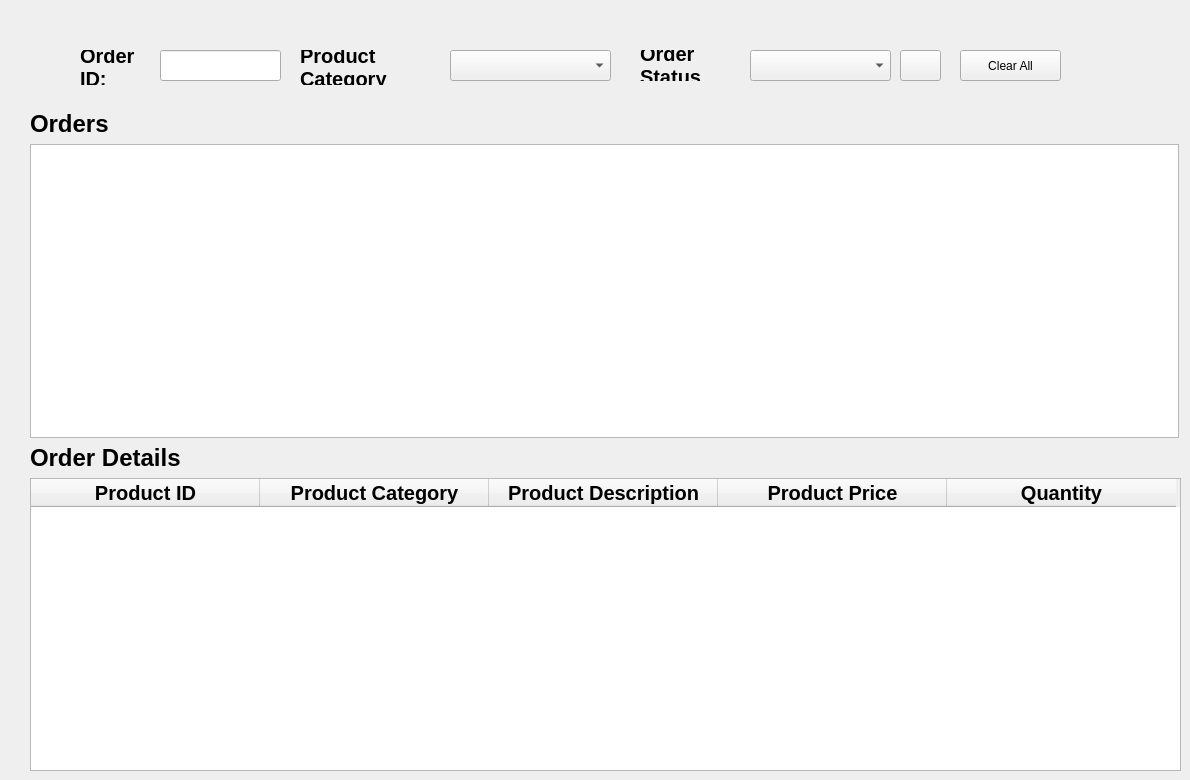
    <widget class="QWidget" name="StPageOrders_3">
     <widget class="QWidget" name="layoutWidget_28">
      <property name="geometry">
       <rect>
        <x>30</x>
        <y>110</y>
        <width>1151</width>
        <height>661</height>
       </rect>
      </property>
      <layout class="QVBoxLayout" name="verticalLayout_12">
       <item>
        <widget class="QLabel" name="label_26">
         <property name="font">
          <font>
           <pointsize>18</pointsize>
           <weight>75</weight>
           <bold>true</bold>
          </font>
         </property>
         <property name="text">
          <string>Orders</string>
         </property>
        </widget>
       </item>
       <item>
        <widget class="QTableWidget" name="tblPg1Orders_4">
         <property name="enabled">
          <bool>true</bool>
         </property>
         <property name="sizePolicy">
          <sizepolicy hsizetype="Expanding" vsizetype="Expanding">
           <horstretch>5</horstretch>
           <verstretch>0</verstretch>
          </sizepolicy>
         </property>
         <property name="minimumSize">
          <size>
           <width>0</width>
           <height>0</height>
          </size>
         </property>
         <property name="maximumSize">
          <size>
           <width>1149</width>
           <height>301</height>
          </size>
         </property>
         <property name="sizeIncrement">
          <size>
           <width>0</width>
           <height>0</height>
          </size>
         </property>
         <property name="baseSize">
          <size>
           <width>0</width>
           <height>0</height>
          </size>
         </property>
         <property name="frameShape">
          <enum>QFrame::StyledPanel</enum>
         </property>
         <property name="frameShadow">
          <enum>QFrame::Sunken</enum>
         </property>
         <property name="lineWidth">
          <number>1</number>
         </property>
         <property name="midLineWidth">
          <number>0</number>
         </property>
         <property name="autoScrollMargin">
          <number>16</number>
         </property>
         <property name="editTriggers">
          <set>QAbstractItemView::NoEditTriggers</set>
         </property>
         <property name="rowCount">
          <number>0</number>
         </property>
         <property name="columnCount">
          <number>7</number>
         </property>
         <attribute name="horizontalHeaderVisible">
          <bool>false</bool>
         </attribute>
         <attribute name="horizontalHeaderDefaultSectionSize">
          <number>163</number>
         </attribute>
         <attribute name="horizontalHeaderHighlightSections">
          <bool>false</bool>
         </attribute>
         <attribute name="horizontalHeaderMinimumSectionSize">
          <number>19</number>
         </attribute>
         <attribute name="verticalHeaderVisible">
          <bool>false</bool>
         </attribute>
         <attribute name="verticalHeaderDefaultSectionSize">
          <number>30</number>
         </attribute>
         <attribute name="verticalHeaderMinimumSectionSize">
          <number>21</number>
         </attribute>
         <column>
          <property name="text">
           <string>Order ID</string>
          </property>
          <property name="font">
           <font>
            <pointsize>15</pointsize>
            <weight>75</weight>
            <bold>true</bold>
           </font>
          </property>
          <property name="background">
           <color>
            <red>255</red>
            <green>255</green>
            <blue>255</blue>
           </color>
          </property>
         </column>
         <column>
          <property name="text">
           <string>Order Status</string>
          </property>
          <property name="font">
           <font>
            <pointsize>15</pointsize>
            <weight>75</weight>
            <bold>true</bold>
           </font>
          </property>
          <property name="background">
           <color>
            <red>255</red>
            <green>255</green>
            <blue>255</blue>
           </color>
          </property>
         </column>
         <column>
          <property name="text">
           <string>Ordered Date</string>
          </property>
          <property name="font">
           <font>
            <pointsize>15</pointsize>
            <weight>75</weight>
            <bold>true</bold>
           </font>
          </property>
          <property name="background">
           <color>
            <red>255</red>
            <green>255</green>
            <blue>255</blue>
           </color>
          </property>
         </column>
         <column>
          <property name="text">
           <string>Order Approved Date</string>
          </property>
          <property name="font">
           <font>
            <pointsize>15</pointsize>
            <weight>75</weight>
            <bold>true</bold>
           </font>
          </property>
          <property name="background">
           <color>
            <red>255</red>
            <green>255</green>
            <blue>255</blue>
           </color>
          </property>
         </column>
         <column>
          <property name="text">
           <string>Carrier Delivery Date</string>
          </property>
          <property name="font">
           <font>
            <pointsize>15</pointsize>
            <weight>75</weight>
            <bold>true</bold>
           </font>
          </property>
          <property name="background">
           <color>
            <red>255</red>
            <green>255</green>
            <blue>255</blue>
           </color>
          </property>
         </column>
         <column>
          <property name="text">
           <string>Customer Delivery Date</string>
          </property>
          <property name="font">
           <font>
            <pointsize>15</pointsize>
            <weight>75</weight>
            <bold>true</bold>
           </font>
          </property>
          <property name="background">
           <color>
            <red>255</red>
            <green>255</green>
            <blue>255</blue>
           </color>
          </property>
         </column>
         <column>
          <property name="text">
           <string>Estimated Delivery Date</string>
          </property>
          <property name="font">
           <font>
            <pointsize>15</pointsize>
            <weight>75</weight>
            <bold>true</bold>
           </font>
          </property>
          <property name="background">
           <color>
            <red>255</red>
            <green>255</green>
            <blue>255</blue>
           </color>
          </property>
         </column>
        </widget>
       </item>
       <item>
        <widget class="QLabel" name="label_34">
         <property name="font">
          <font>
           <pointsize>18</pointsize>
           <weight>75</weight>
           <bold>true</bold>
          </font>
         </property>
         <property name="text">
          <string>Order Details</string>
         </property>
        </widget>
       </item>
       <item>
        <widget class="QTableWidget" name="tblPg1OrderDetails_4">
         <attribute name="horizontalHeaderDefaultSectionSize">
          <number>229</number>
         </attribute>
         <attribute name="verticalHeaderVisible">
          <bool>false</bool>
         </attribute>
         <column>
          <property name="text">
           <string>Product ID</string>
          </property>
          <property name="font">
           <font>
            <pointsize>15</pointsize>
            <weight>75</weight>
            <bold>true</bold>
           </font>
          </property>
          <property name="background">
           <color>
            <red>255</red>
            <green>255</green>
            <blue>255</blue>
           </color>
          </property>
         </column>
         <column>
          <property name="text">
           <string>Product Category</string>
          </property>
          <property name="font">
           <font>
            <pointsize>15</pointsize>
            <weight>75</weight>
            <bold>true</bold>
           </font>
          </property>
          <property name="background">
           <color>
            <red>255</red>
            <green>255</green>
            <blue>255</blue>
           </color>
          </property>
         </column>
         <column>
          <property name="text">
           <string>Product Description</string>
          </property>
          <property name="font">
           <font>
            <pointsize>15</pointsize>
            <weight>75</weight>
            <bold>true</bold>
           </font>
          </property>
         </column>
         <column>
          <property name="text">
           <string>Product Price</string>
          </property>
          <property name="font">
           <font>
            <pointsize>15</pointsize>
            <weight>75</weight>
            <bold>true</bold>
           </font>
          </property>
          <property name="background">
           <color>
            <red>255</red>
            <green>255</green>
            <blue>255</blue>
           </color>
          </property>
         </column>
         <column>
          <property name="text">
           <string>Quantity</string>
          </property>
          <property name="font">
           <font>
            <pointsize>15</pointsize>
            <weight>75</weight>
            <bold>true</bold>
           </font>
          </property>
          <property name="background">
           <color>
            <red>255</red>
            <green>255</green>
            <blue>255</blue>
           </color>
          </property>
         </column>
        </widget>
       </item>
      </layout>
     </widget>
     <widget class="QLabel" name="label_63">
      <property name="geometry">
       <rect>
        <x>640</x>
        <y>50</y>
        <width>101</width>
        <height>31</height>
       </rect>
      </property>
      <property name="font">
       <font>
        <pointsize>15</pointsize>
        <weight>75</weight>
        <bold>true</bold>
       </font>
      </property>
      <property name="text">
       <string>Order Status</string>
      </property>
      <property name="wordWrap">
       <bool>true</bool>
      </property>
     </widget>
     <widget class="QPushButton" name="button_search_order_1">
      <property name="geometry">
       <rect>
        <x>900</x>
        <y>50</y>
        <width>41</width>
        <height>31</height>
       </rect>
      </property>
      <property name="text">
       <string/>
      </property>
      <property name="icon">
       <iconset>
        <normaloff>picture/findglass.png</normaloff>picture/findglass.png</iconset>
      </property>
      <property name="iconSize">
       <size>
        <width>25</width>
        <height>25</height>
       </size>
      </property>
      <property name="checkable">
       <bool>false</bool>
      </property>
      <property name="autoExclusive">
       <bool>true</bool>
      </property>
     </widget>
     <widget class="QPushButton" name="clear_all_order_search_1">
      <property name="enabled">
       <bool>true</bool>
      </property>
      <property name="geometry">
       <rect>
        <x>960</x>
        <y>50</y>
        <width>101</width>
        <height>31</height>
       </rect>
      </property>
      <property name="text">
       <string>Clear All</string>
      </property>
      <property name="iconSize">
       <size>
        <width>25</width>
        <height>25</height>
       </size>
      </property>
      <property name="checkable">
       <bool>false</bool>
      </property>
      <property name="autoExclusive">
       <bool>true</bool>
      </property>
      <property name="autoDefault">
       <bool>false</bool>
      </property>
     </widget>
     <widget class="QComboBox" name="ComboBox_status_order_2">
      <property name="geometry">
       <rect>
        <x>750</x>
        <y>50</y>
        <width>141</width>
        <height>31</height>
       </rect>
      </property>
     </widget>
     <widget class="QLineEdit" name="txtSrchOrderID_12">
      <property name="geometry">
       <rect>
        <x>160</x>
        <y>50</y>
        <width>121</width>
        <height>31</height>
       </rect>
      </property>
     </widget>
     <widget class="QLabel" name="label_69">
      <property name="enabled">
       <bool>true</bool>
      </property>
      <property name="geometry">
       <rect>
        <x>80</x>
        <y>50</y>
        <width>71</width>
        <height>35</height>
       </rect>
      </property>
      <property name="font">
       <font>
        <pointsize>15</pointsize>
        <weight>75</weight>
        <bold>true</bold>
       </font>
      </property>
      <property name="text">
       <string>Order ID:</string>
      </property>
      <property name="wordWrap">
       <bool>true</bool>
      </property>
     </widget>
     <widget class="QComboBox" name="ComboBox_product_category">
      <property name="geometry">
       <rect>
        <x>450</x>
        <y>50</y>
        <width>161</width>
        <height>31</height>
       </rect>
      </property>
     </widget>
     <widget class="QLabel" name="label_70">
      <property name="enabled">
       <bool>true</bool>
      </property>
      <property name="geometry">
       <rect>
        <x>300</x>
        <y>50</y>
        <width>141</width>
        <height>35</height>
       </rect>
      </property>
      <property name="font">
       <font>
        <pointsize>15</pointsize>
        <weight>75</weight>
        <bold>true</bold>
       </font>
      </property>
      <property name="text">
       <string>Product Category</string>
      </property>
      <property name="wordWrap">
       <bool>true</bool>
      </property>
     </widget>
    </widget>
